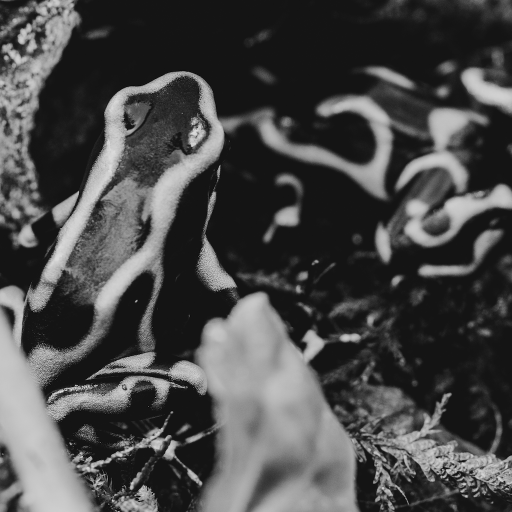
%> input picture adsp/hw5/frog.tiff, 1024 x 1024 px (shown at 1/2 size)
$ octave q524.m   (GNU Octave 9; MATLAB toolbox functions it lacks are replaced by stand-ins)
%> lines starting %> are read from the running program, lines starting %| are printed output that depends on the picture
### adsp/hw5/block_dct2.m
function mat = block_dct2(img)
N = length(img);
mat=zeros(N);

for i=1:8:N
    for j = 1:8:N
        mat(i:i+7,j:j+7) = dct2(img(i:i+7,j:j+7));
    end
end

end

### adsp/hw5/iblock_dct2.m
function mat = iblock_dct2(img)
N = length(img);
mat=zeros(N);

for i=1:8:N
    for j = 1:8:N
        mat(i:i+7,j:j+7) = idct2(img(i:i+7,j:j+7));
    end
end

end

### adsp/hw5/q524.m
im = double(imread('frog.tiff'));
%> im: size 1024x1024 double; min 0, max 235, mean 73.1; mean of the top-left, top-right, bottom-left and bottom-right quarters 68.6, 55.8, 95.3, 73
load('jpeg_Qtable.mat');

N = length(im);
%> N = 1024
im_dct = block_dct2(im);
%> after the loop in block_dct2, `for i=1:8:N`:
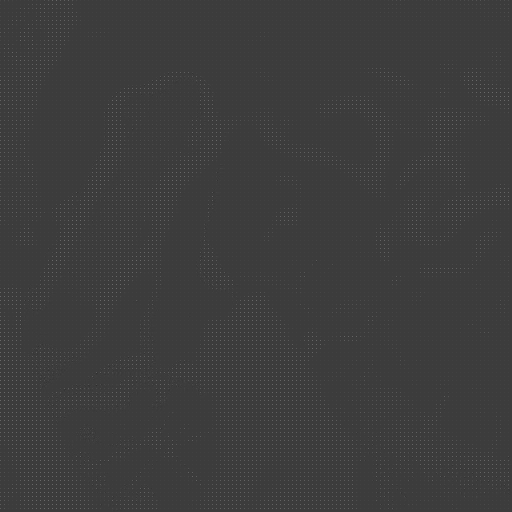
%> mat: size 1024x1024 double (shown at 1/2 size); min -534.9, max 1727.1, mean 9.1; drawn with min black and max white
im_dct1 = im_dct;

for i=1:8:N
    for j = 1:8:N
        block = im_dct(i:i+7,j:j+7);
        block = Q.*round(block./Q);
        im_dct(i:i+7,j:j+7) = block;
    end
end

im_hat = iblock_dct2(im_dct);
%> after the loop in iblock_dct2, `for i=1:8:N`:
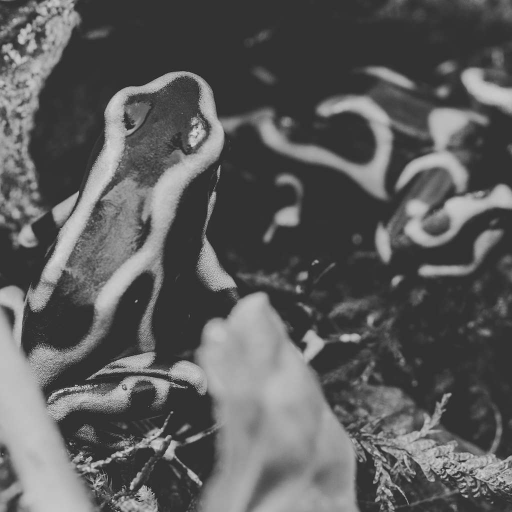
%> mat: size 1024x1024 double (shown at 1/2 size); min -42.59, max 276.1, mean 73.1; drawn with min black and max white
imagesc(im_hat)
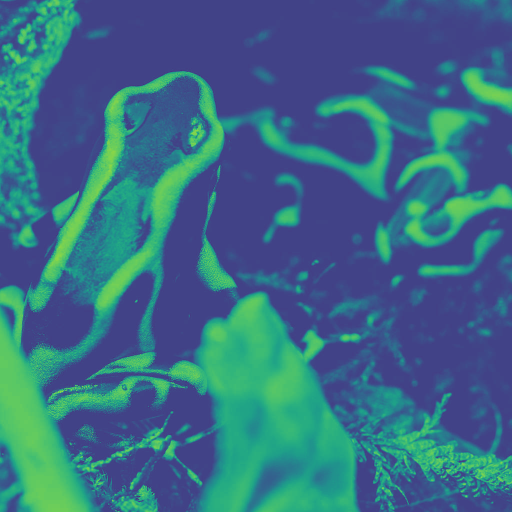
%> displayed picture: size 1024x1024x3, on the screen's scale of 0 to 255 (shown at 1/2 size); mean R, G, B 57.6, 108.4, 132.6
